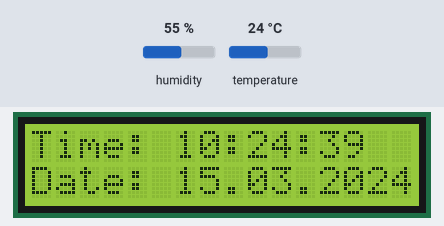
This sketch was run on a simulated Arduino Uno, built with avr-gcc and run on an emulated ATmega328P. Parts: 16×2 character LCD. The test bench sets the inputs (shaded band); at power-on: humidity 55 %, temperature 24 °C. The local clock reads 2024-03-15 10:24:30 at power-on unless the sketch sets it; what the sketch prints to the serial monitor is not drawn.

Above: at 10.0 s.
10.1 s: humidity set to 22 %
At 11.8 s:
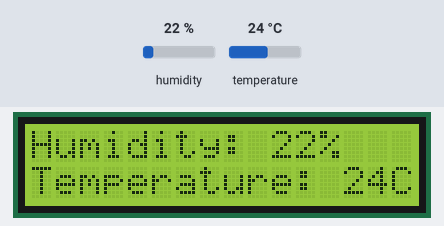
14.6 s: temperature set to 12 °C
At 17.4 s:
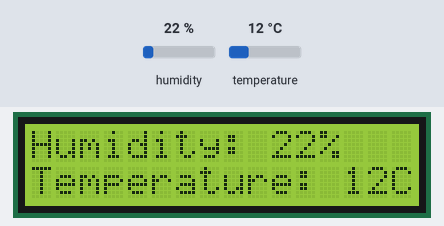
30.1 s: humidity set to 40 %
At 30.6 s:
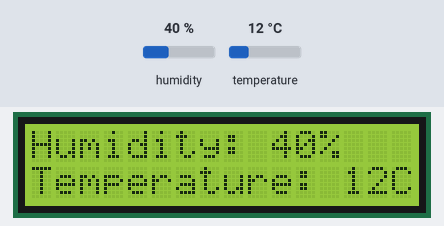
34.6 s: temperature set to 19 °C
At 37.4 s:
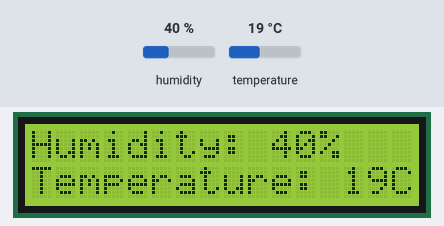
Timing chart, 0 to 38.9 s (numbered marks = the images above; inputs shaded):
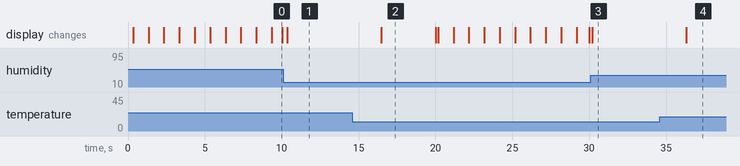

Measured:
- after the input at 10.1 s, the display: changes after 0.27 s (image 1)
- after the input at 30.1 s, the display: changes after 0.11 s (image 3)
- what the display in image 0 shows lasts 0.7 s, from 9.3 s to 10.0 s
- what the display in image 2 shows lasts 3.5 s, from 16.5 s to 20.0 s

The sketch:

gigrometer.ino
```cpp
/* This sketch takes measurements from DHT 11 (21|22) sensor and time from RTC,
 *  then it displays humidity and temperature, and time with date on LCD 16x2.
 *  Libraries used:
 *  https://github.com/adafruit/Adafruit_Sensor
 *  https://github.com/adafruit/DHT-sensor-library
 *  https://github.com/mcauser/i2cdetect - for detecting physical I2C addresses
 *  https://github.com/marcoschwartz/LiquidCrystal_I2C - for LCD 16x2
 *  https://github.com/Makuna/Rtc/wiki - for RTC module
 *
 *  Author: Serhii Synohub
 *  Github: https://github.com/sergiosiniy
 *  e-mail: sergio.siniy@gmail.com
 *  site: http://sergiosiniy.kiev.ua
 *
 */

#include <DHT.h>
#include <Wire.h>
#include <RtcDS1307.h>
#include <LiquidCrystal_I2C.h>

#define DHTPIN 3     // what digital pin we're connected to
#define DHTTYPE DHT11   // DHT 11
//#define DHTTYPE DHT22   // DHT 22  (AM2302), AM2321
//#define DHTTYPE DHT21   // DHT 21 (AM2301)
#define countof(a) (sizeof(a) / sizeof(a[0]))

unsigned long last_time = 0;
unsigned long lcd_cleaner = 0;
unsigned long secCount = 0;

// Connect pin 1 (on the left) of the sensor to +5V
// NOTE: If using a board with 3.3V logic like an Arduino Due connect pin 1
// to 3.3V instead of 5V!
// Connect pin 2 of the sensor to whatever your DHTPIN is
// Connect pin 4 (on the right) of the sensor to GROUND
// Connect a 10K resistor from pin 2 (data) to pin 1 (power) of the sensor

// Initialize DHT sensor.
// Note that older versions of this library took an optional third parameter to
// tweak the timings for faster processors.  This parameter is no longer needed
// as the current DHT reading algorithm adjusts itself to work on faster procs.
DHT dht(DHTPIN, DHTTYPE);
RtcDS1307<TwoWire> Rtc(Wire);
LiquidCrystal_I2C lcd(0x27, 16, 2); // set the LCD address to 0x27 for a 16 chars and 2 line display

void setup() {
  Serial.begin(9600); //uncomment to print to console
  dht.begin();
  lcd.init();                      // initialize the lcd
  lcd.init();


  Serial.print("compiled: ");
  Serial.print(__DATE__);
  Serial.println(__TIME__);

  //--------RTC SETUP ------------
  // if you are using ESP-01 then uncomment the line below to reset the pins to
  // the available pins for SDA, SCL
  // Wire.begin(0, 2); // due to limited pins, use pin 0 and 2 for SDA, SCL

  Rtc.Begin();

  RtcDateTime compiled = RtcDateTime(__DATE__, __TIME__);
  printDateTime(compiled);
  Serial.println();

  if (!Rtc.IsDateTimeValid())
  {
    // Common Cuases:
    //    1) first time you ran and the device wasn't running yet
    //    2) the battery on the device is low or even missing

    Serial.println("RTC lost confidence in the DateTime!");

    // following line sets the RTC to the date & time this sketch was compiled
    // it will also reset the valid flag internally unless the Rtc device is
    // having an issue

    Rtc.SetDateTime(compiled);
  }

  if (!Rtc.GetIsRunning())
  {
    Serial.println("RTC was not actively running, starting now");
    Rtc.SetIsRunning(true);
  }

  RtcDateTime now = Rtc.GetDateTime();
  if (now < compiled)
  {
    Serial.println("RTC is older than compile time!  (Updating DateTime)");
    Rtc.SetDateTime(compiled);
  }
  else if (now > compiled)
  {
    Serial.println("RTC is newer than compile time. (this is expected)");
  }
  else if (now == compiled)
  {
    Serial.println("RTC is the same as compile time! (not expected but all is fine)");
  }

  // never assume the Rtc was last configured by you, so
  // just clear them to your needed state
  Rtc.SetSquareWavePin(DS1307SquareWaveOut_Low);

  lcd.clear();
  printTempHumidity();
}

void loop() {
  if ((millis() - last_time) > 10000) {
    if ((millis() - lcd_cleaner) > 10000){
      lcd_cleaner = millis();
      lcd.clear();
    }
    if (millis() - secCount > 300){
      printTempHumidity();
      Serial.println("Temp");
      secCount = millis();
    }
    if((millis() - last_time) > 20000) {
      last_time = millis();
    }
  }else if ((millis() - last_time) > 0) {
    if ((millis() - lcd_cleaner) > 10000){
      lcd_cleaner = millis();
      lcd.clear();
    }

    if (millis() - secCount > 300){
      RtcDateTime now = Rtc.GetDateTime();
      printDateTime(now);
      secCount = millis();
      Serial.println("Date");
    }

  }
}

void printTempHumidity() {
  // Reading temperature or humidity takes about 250 milliseconds!
  // Sensor readings may also be up to 2 seconds 'old' (its a very slow sensor)
  float h = dht.readHumidity();
  // Read temperature as Celsius (the default)
  float t = dht.readTemperature();

  // Check if any reads failed and exit early (to try again).
  if (isnan(h) || isnan(t)) {
    Serial.println("Failed to read from DHT sensor!");
    return;
  }

  lcd.backlight();
  lcd.setCursor(0, 0);
  lcd.print("Humidity: ");
  lcd.setCursor(10, 0);
  lcd.print((int)h);
  lcd.setCursor(12, 0);
  lcd.print("% ");
  lcd.setCursor(0, 1);
  lcd.print("Temperature: ");
  lcd.setCursor(13, 1);
  lcd.print((int)t);
  lcd.setCursor(15, 1);
  lcd.print("C");
}

void printDateTime(const RtcDateTime& dt) {
  char datestring[20];
  char timestring[20];

  snprintf_P(datestring,
             countof(datestring),
             PSTR("%02u.%02u.%04u"),
             dt.Day(),
             dt.Month(),
             dt.Year());
  snprintf_P(timestring,
             countof(timestring),
             PSTR("%02u:%02u:%02u"),
             dt.Hour(),
             dt.Minute(),
             dt.Second());

  lcd.setCursor(0, 0);
  lcd.print("Time: ");
  lcd.setCursor(6, 0);
  lcd.print(timestring);
  lcd.backlight();
  lcd.setCursor(0, 1);
  lcd.print("Date: ");
  lcd.setCursor(6, 1);
  lcd.print(datestring);
}
```
